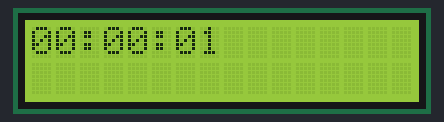
The sketch below on a simulated Arduino Uno, built with avr-gcc and run on an emulated ATmega328P. On the bench: 16×2 character LCD.

Above: at 0.1 s.
At 4.1 s:
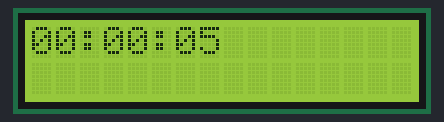
At 9.1 s:
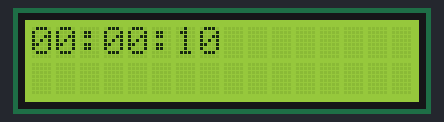
At 19.2 s:
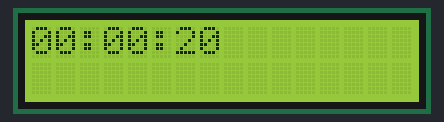
At 28.2 s:
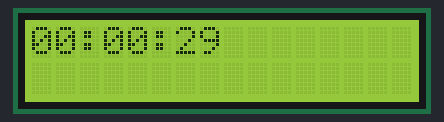
At 38.3 s:
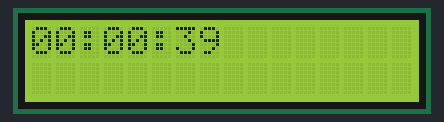

The sketch:

assignment_6.ino
```cpp
#include <LiquidCrystal.h>

const int rs = 2;
const int en = 4;
const int d4 = 8;
const int d5 = 9;
const int d6 = 10;
const int d7 = 11;

int seconds = 0;
int minutes = 0;
int hours = 0;

LiquidCrystal lcd(rs, en, d4, d5, d6, d7);

void setup() {
  Serial.begin(9600);
  lcd.begin(16, 2);
  lcd.clear();
}

void loop() {
  seconds++;

  if(seconds == 60) {
    minutes++;
    seconds = 0;
  }

  if(minutes == 60) {
    hours++;
    minutes = 0;
  }

  if(hours == 24) {
    hours = 0;
  }

  lcd.print(getTimeStr());

  delay(1000);
  lcd.clear();
}

/**
 * Formatterar och returnerar en ny sträng för LCD att skriva ut
 */
String getTimeStr() {
  const int ZERO = 0;
  String str = "";

  if(hours < 10) {
    str += ZERO;
  }

  str += hours;
  str += ':';

  if(minutes < 10) {
    str += ZERO;
  }

  str += minutes;
  str += ':';

  if(seconds < 10) {
    str += ZERO;
  }

  str += seconds;

  return str;
}
```

Measured:
- what the display in image 1 shows lasts 1.0 s, from 4.1 s to 5.1 s
